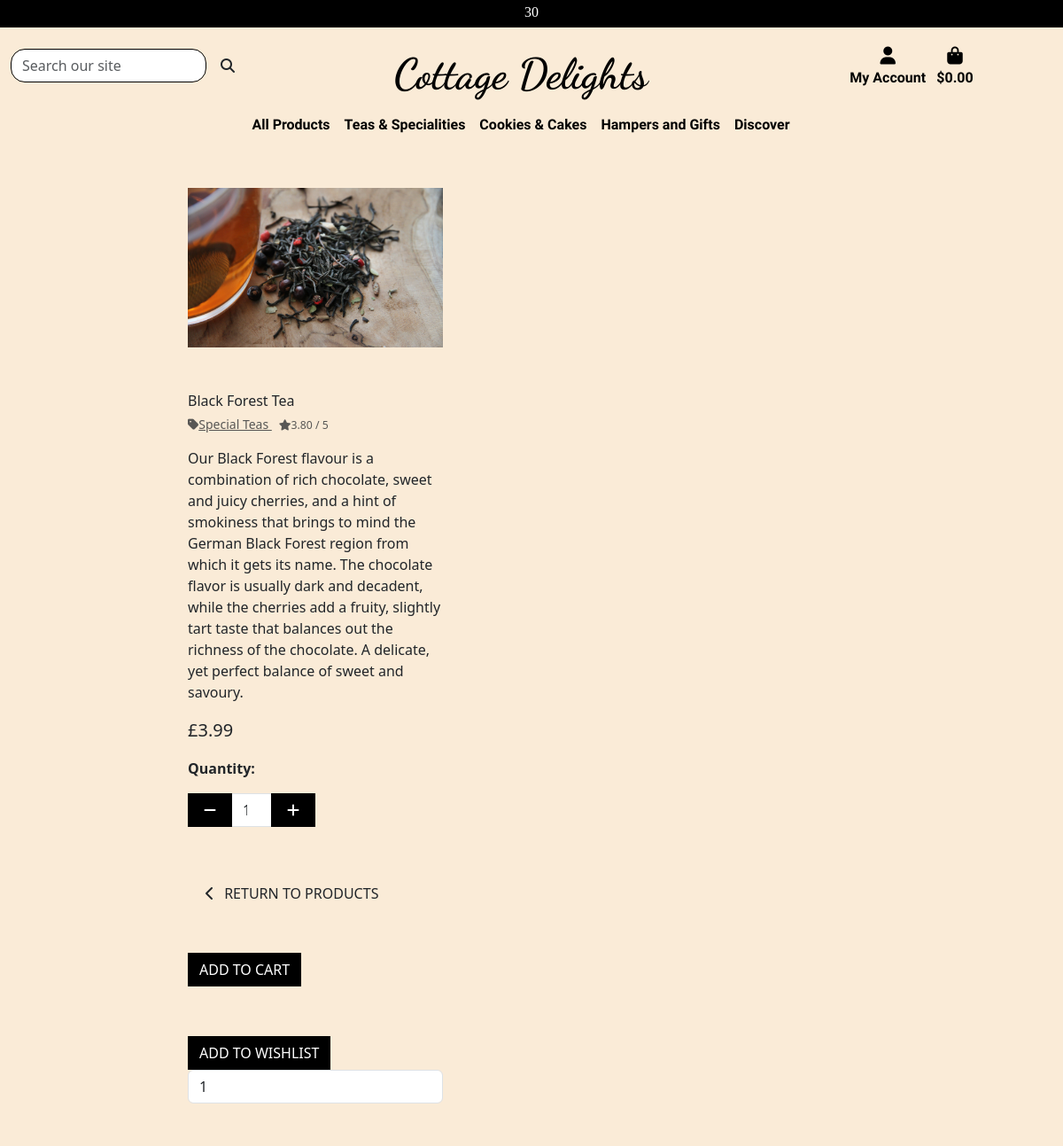
The page /products/1/ on the database as committed earlier.
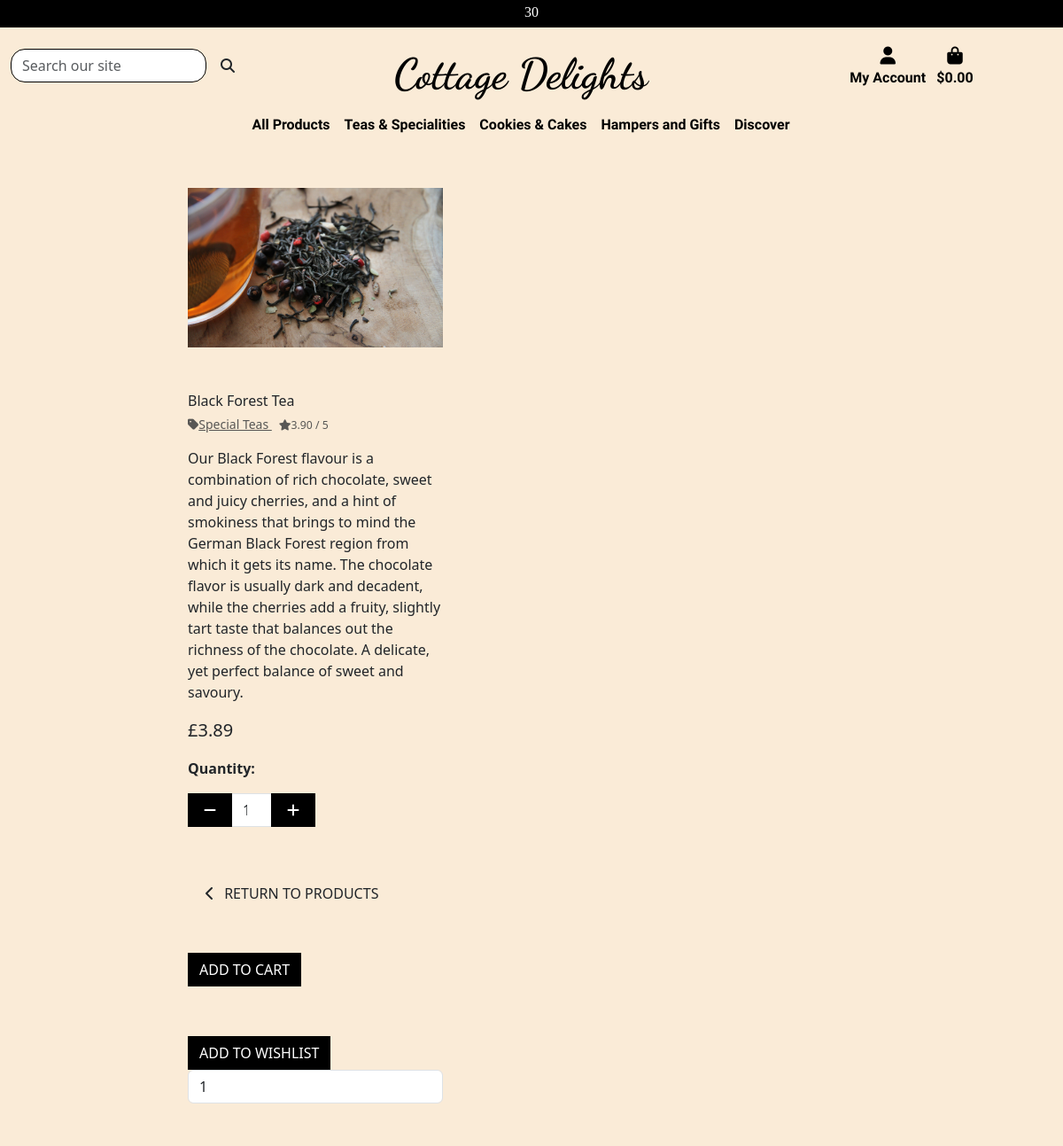
The same page on the database as committed later.
### products/models.py (models this page shows, shortened)
class Product(models.Model):
    category = models.ForeignKey(
        'category', null=True, blank=True, on_delete=models.SET_NULL)
    sku = models.CharField(max_length=100)
    name = models.CharField(max_length=250, null=True, blank=True)
    description = models.TextField()
    ingredients = models.CharField(max_length=450)
    weight = models.CharField(max_length=10, null=True, blank=True)
    storage = models.TextField(null=True, blank=True)
    price = models.DecimalField(max_digits=6, decimal_places=2)
    rating = models.DecimalField(
        max_digits=6, decimal_places=2, null=True, blank=True)
    image_url = models.URLField(max_length=1024, null=True, blank=True)
    image = models.ImageField(null=True, blank=True)

class Category(models.Model):
    class Meta:
        verbose_name_plural = 'Categories'
    name = models.CharField(max_length=250)
    friendly_name = models.CharField(max_length=250, null=True, blank=True)

### products/views.py (the view)
# urls.py: path('<int:product_id>/', views.productdetails, name='productdetails'),
def productdetails(request, product_id):
    product = get_object_or_404(Product, pk=product_id)
    context = {
        'product': product,
    }
    return render(request, 'products/productdetails.html', context)

### cart/contexts.py (called while the page is built, shortened)
def cart_contents(request):
    cart_items = []
    total = 0
    product_quant = 0
    cart = request.session.get('cart', {})
    if total < settings.FREE_DELIVERY_THRESHOLD:
        delivery = total * Decimal(settings.STANDARD_DELIVERY_PERCENTAGE / 100)
        free_delivery_delta = settings.FREE_DELIVERY_THRESHOLD - total
    else:
        delivery = 0
        free_delivery_delta = 0
    grand_total = delivery + total
    context = {
        'cart_items': cart_items,
        'total': total,
        'product_quant': product_quant,
        'delivery': delivery,
        'free_delivery_delta': free_delivery_delta,
        'free_delivery_threshold': settings.FREE_DELIVERY_THRESHOLD,
        'grand_total': grand_total,
    }
    return context

### wishlist/contexts.py (called while the page is built, shortened)
def wishlist_contents(request):
    wishlist_items = []
    product_quant = 0
    wishlist = request.session.get('wishlist', {})
    context = {
        'wishlist_items': wishlist_items,
        'product_quant': product_quant,
    }
    return context

### products/templates/products/productdetails.html (shortened to what the changed rows need)
{% extends 'base.html' %}
{% load static %}
{% block content %}
<div class="container-fluid">
    <div class="row">
        <div class="col-12 col-md-6 offset-lg-2">
            <div class="col-12 col-md-6 image-container my-5">
                {% if product.image %}
                    <a href="{{ product.image.url }}" target="_blank">
                        <img class="card-img-top img-fluid" src="{{ product.image.url }}" alt="{{ product.name }}">
                    </a>
                    {% else %}
                    <a href="{{ product.image.url }}">
                        <img class="card-img-top img-fluid" src="{{ MEDIA_URL }}noimage.png" alt="{{ product.name }}">
                    </a>
                {% endif %}
            </div>
            <div class="col-12 col-md-6">
                    <div class="productdetails-cont mb-5 mt-md-5">
                        <p class="mb-0">{{ product.name }}</p>
                        {% if product.category %}
                        <p class="small mt-1 mb-0">
                            <a class="text-muted" href="{% url 'products' %}?category={{ product.category.name }}">
                                <i class="fas fa-tag mr-1"></i>{{ product.category.friendly_name }}
                            </a>
                        {% endif %}
                        {% if product.rating %}
                            <span class="mx-2"><small class="text-muted"><i class="fas fa-star mr-1"></i>{{ product.rating }} / 5</small></span>
                        {% else %}
                            <small class="text-muted">No Rating</small></p>
                        {% endif %}
                        <p class="mt-3">{{ product.description }}</p>
                        <p class="lead mb-0 text-left font-weight-bold">£{{ product.price }}</p>
                        <form class="form" action="{% url 'add_items' product.id %}" method="POST">
                            <div class="form-row">
                                <div class="col-12">
                                    <div class="form-group w-50">
                                        <div class="input-group input-group-{{ product.id }}">
                                            <div class="input-group-prepend">
                                                <button class="decrement-qty btn btn-black rounded-0 decrement-qty_{{ product.id }}"
                                                    data-item_id="{{ product.id }}">
                                                </button>
                                            </div>
                                            <input class="form-control qty_input id_qty_{{ product.id }}" type="number"
                                                name="quantity" value="1" min="1" max="99"
                                                data-item_id="{{ product.id }}">
                                            <div class="input-group-append">
                                                <button class="increment-qty btn btn-black rounded-0 increment-qty_{{ product.id }}"
                                                    data-item_id="{{ product.id }}">
                                                </button>
                                            </div>
                                        </div>
                                    </div>
                                </div>
                            </div>
                            </form>
                            <form class="form" action="{% url 'add_to_wishlist' product.id %}" method="POST">
                                <div class="form-row">
                                    <div class="col-12 mt-2">
                                        <input type="submit" class="btn btn-black rounded-0 text-uppercase mt-5" value="Add to Wishlist">
                                    </div>
                                    <input class="form-control qty_input id_qty_{{ product.id }}" type="number"
                                                name="quantity" value="1" min="1" max="99"
                                                data-item_id="{{ product.id }}"><input type="hidden" name="redirect_url_wish" value="{{ request.path }}">
                                </div>
                                </form>
            </div>
        </div>
    </div>
    </div></div></div>
{% endblock %}

Rows that differ between the two databases and show on the page:
changed Product "Black Forest Tea": rating "3.80" → "3.90"; price "3.99" → "3.89"
